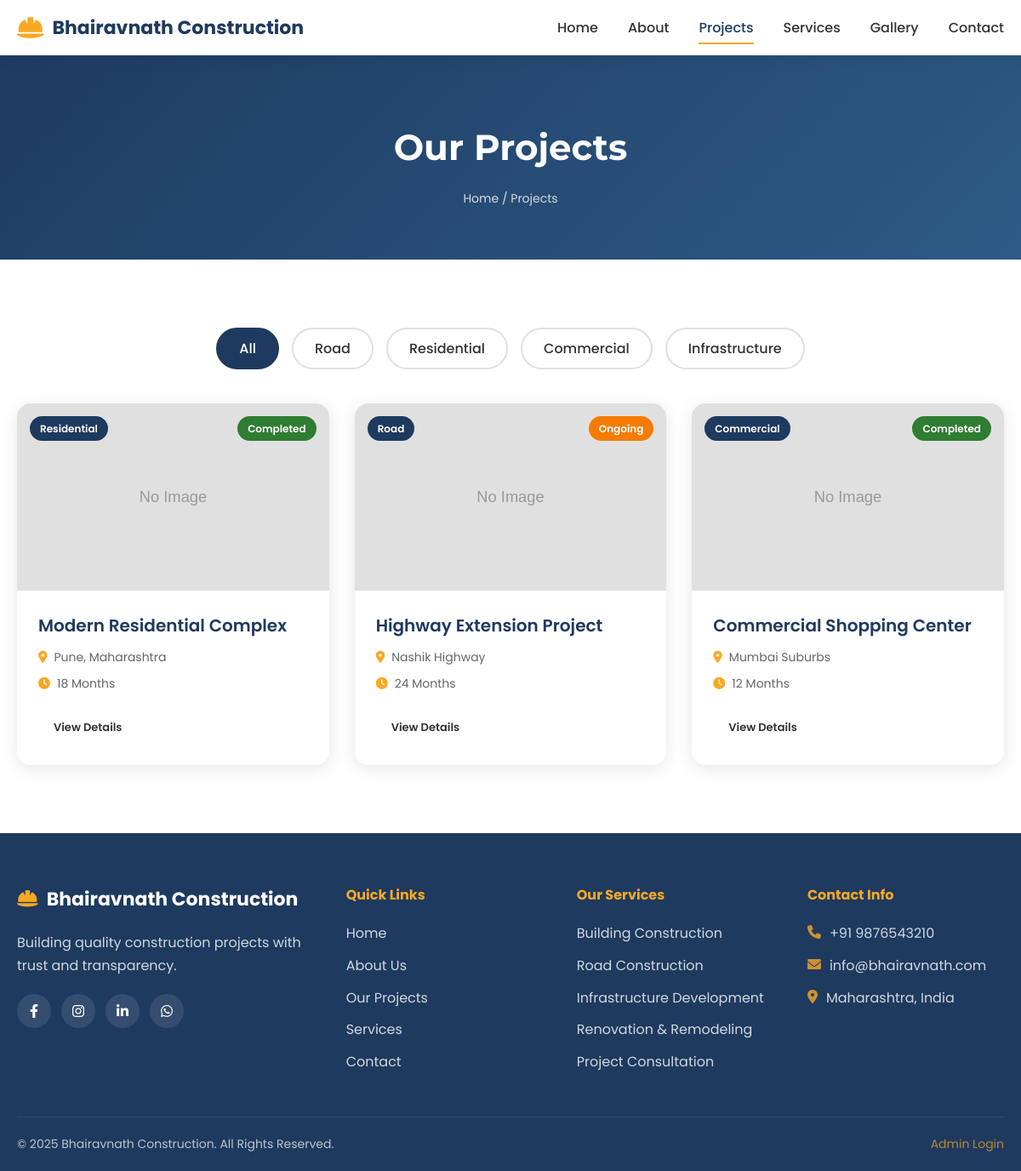
The app's page /projects.php with its own data.
### tables this page shows
CREATE TABLE IF NOT EXISTS projects (
    id INT AUTO_INCREMENT PRIMARY KEY,
    name VARCHAR(255) NOT NULL,
    project_type ENUM('Road', 'Residential', 'Commercial', 'Infrastructure') NOT NULL,
    location VARCHAR(255),
    duration VARCHAR(100),
    budget VARCHAR(100),
    description TEXT,
    status ENUM('Completed', 'Ongoing') DEFAULT 'Ongoing',
    is_published TINYINT(1) DEFAULT 1,
    created_at TIMESTAMP DEFAULT CURRENT_TIMESTAMP,
    updated_at TIMESTAMP DEFAULT CURRENT_TIMESTAMP ON UPDATE CURRENT_TIMESTAMP
);

CREATE TABLE IF NOT EXISTS services (
    id INT AUTO_INCREMENT PRIMARY KEY,
    name VARCHAR(255) NOT NULL,
    description TEXT,
    icon VARCHAR(100),
    image VARCHAR(255),
    is_active TINYINT(1) DEFAULT 1,
    created_at TIMESTAMP DEFAULT CURRENT_TIMESTAMP,
    updated_at TIMESTAMP DEFAULT CURRENT_TIMESTAMP ON UPDATE CURRENT_TIMESTAMP
);

### include/config.php (called while the page is built, shortened)
<?php
$is_replit = getenv('DATABASE_URL') !== false;
if ($is_replit) {
    $database_url = getenv('DATABASE_URL');
    $db_parts = parse_url($database_url);
    $db_host = $db_parts['host'];
    $db_port = $db_parts['port'] ?? 5432;
    $db_user = $db_parts['user'];
    $db_pass = $db_parts['pass'];
    $db_name = ltrim($db_parts['path'], '/');
    try {
        $pdo = new PDO(
            "pgsql:host=$db_host;port=$db_port;dbname=$db_name",
            $db_user,
            $db_pass,
            [PDO::ATTR_ERRMODE => PDO::ERRMODE_EXCEPTION]
        );
        $use_pdo = true;
        $con = null;
    } catch (PDOException $e) {
        $use_pdo = false;
        $con = null;
        $pdo = null;
    }
} else {
    $db_host = "localhost";
    $db_user = "root";
    $db_pass = "";
    $db_name = "bhairavnath_construction";
    $con = @mysqli_connect($db_host, $db_user, $db_pass, $db_name);
    $use_pdo = false;
    $pdo = null;
    if ($con) {
        mysqli_set_charset($con, "utf8mb4");
    }
}
function isLoggedIn() {
    return isset($_SESSION['admin_id']);
}
function db_query($query) {
    global $con, $pdo, $use_pdo;
    if ($use_pdo) {
        try {
            return $pdo->query($query);
        } catch (PDOException $e) {
            return false;
        }
    } elseif ($con) {
        return mysqli_query($con, $query);
    }
    return false;
}
function db_fetch($result) {
    global $use_pdo;
    if ($use_pdo) {
        return $result->fetch(PDO::FETCH_ASSOC);
    } else {
        return mysqli_fetch_assoc($result);
    }
}
function getAdmin() {
    return null;
}
?>

### projects.php (the view, shortened to what this page needs)
<?php include 'include/config.php';
$filter = isset($_GET['type']) ? sanitize($_GET['type']) : '';
$where = "WHERE is_published = 1";
?>
<!DOCTYPE html>
<html lang="en">
<head>
    <link href="https://cdnjs.cloudflare.com/ajax/libs/font-awesome/6.0.0/css/all.min.css" rel="stylesheet">
    <link href="assets/css/style.css" rel="stylesheet">
</head>
<body>
    <?php include 'include/header.php'; ?>
    <section class="page-banner">
        <div class="container">
            <h1>Our Projects</h1>
            <nav class="breadcrumb">
                <a href="index.php">Home</a> / <span>Projects</span>
            </nav>
        </div>
    </section>
    <section class="section projects-page">
        <div class="container">
            <div class="filter-buttons">
                <a href="projects.php" class="filter-btn <?php echo !$filter ? 'active' : ''; ?>">All</a>
                <a href="?type=Road" class="filter-btn <?php echo $filter == 'Road' ? 'active' : ''; ?>">Road</a>
                <a href="?type=Residential" class="filter-btn <?php echo $filter == 'Residential' ? 'active' : ''; ?>">Residential</a>
                <a href="?type=Commercial" class="filter-btn <?php echo $filter == 'Commercial' ? 'active' : ''; ?>">Commercial</a>
                <a href="?type=Infrastructure" class="filter-btn <?php echo $filter == 'Infrastructure' ? 'active' : ''; ?>">Infrastructure</a>
            </div>
            <div class="projects-grid">
                <?php
                $result = db_query("SELECT p.*, (SELECT image_path FROM project_images WHERE project_id = p.id LIMIT 1) as image
                                    FROM projects p $where ORDER BY created_at DESC");
                while ($project = db_fetch($result)):
                ?>
                <div class="project-card">
                    <div class="project-image">
                        <img src="<?php echo $project['image'] ?: 'assets/images/placeholder.svg'; ?>" alt="<?php echo $project['name']; ?>">
                        <span class="project-type"><?php echo $project['project_type']; ?></span>
                        <span class="project-status <?php echo strtolower($project['status']); ?>"><?php echo $project['status']; ?></span>
                    </div>
                    <div class="project-info">
                        <h3><?php echo $project['name']; ?></h3>
                        <p class="project-location"><i class="fas fa-map-marker-alt"></i> <?php echo $project['location']; ?></p>
                        <p class="project-duration"><i class="fas fa-clock"></i> <?php echo $project['duration']; ?></p>
                        <a href="project-detail.php?id=<?php echo $project['id']; ?>" class="btn btn-small">View Details</a>
                    </div>
                </div>
                <?php
                endwhile;
                ?>
            </div>
        </div>
    </section>
    <?php include 'include/footer.php'; ?>
</body>
</html>

### include/header.php (shortened to what this page needs)
<?php
$current_page = basename($_SERVER['PHP_SELF']);
?>
<header class="main-header">
    <div class="container">
        <a href="index.php" class="logo">
            <i class="fas fa-hard-hat"></i>
            <span><?php echo SITE_NAME; ?></span>
        </a>
        <nav class="main-nav">
            <ul class="nav-list">
                <li><a href="index.php" class="<?php echo $current_page == 'index.php' ? 'active' : ''; ?>">Home</a></li>
                <li><a href="about.php" class="<?php echo $current_page == 'about.php' ? 'active' : ''; ?>">About</a></li>
                <li><a href="projects.php" class="<?php echo in_array($current_page, ['projects.php', 'project-detail.php']) ? 'active' : ''; ?>">Projects</a></li>
                <li><a href="services.php" class="<?php echo $current_page == 'services.php' ? 'active' : ''; ?>">Services</a></li>
                <li><a href="gallery.php" class="<?php echo $current_page == 'gallery.php' ? 'active' : ''; ?>">Gallery</a></li>
                <li><a href="contact.php" class="<?php echo $current_page == 'contact.php' ? 'active' : ''; ?>">Contact</a></li>
            </ul>
        </nav>
    </div>
</header>

### include/footer.php
<?php $admin = getAdmin(); ?>
<footer class="main-footer">
    <div class="container">
        <div class="footer-grid">
            <div class="footer-col">
                <h3><i class="fas fa-hard-hat"></i> <?php echo SITE_NAME; ?></h3>
                <p><?php echo substr($admin['about'] ?? 'Building quality construction projects with trust and transparency.', 0, 150); ?></p>
                <div class="social-links">
                    <a href="#"><i class="fab fa-facebook-f"></i></a>
                    <a href="#"><i class="fab fa-instagram"></i></a>
                    <a href="#"><i class="fab fa-linkedin-in"></i></a>
                    <a href="#"><i class="fab fa-whatsapp"></i></a>
                </div>
            </div>
            <div class="footer-col">
                <h4>Quick Links</h4>
                <ul>
                    <li><a href="index.php">Home</a></li>
                    <li><a href="about.php">About Us</a></li>
                    <li><a href="projects.php">Our Projects</a></li>
                    <li><a href="services.php">Services</a></li>
                    <li><a href="contact.php">Contact</a></li>
                </ul>
            </div>
            <div class="footer-col">
                <h4>Our Services</h4>
                <ul>
                    <?php
                    $services = db_query("SELECT name FROM services WHERE is_active = 1 LIMIT 5");
                    while ($s = db_fetch($services)):
                    ?>
                    <li><a href="services.php"><?php echo $s['name']; ?></a></li>
                    <?php endwhile; ?>
                </ul>
            </div>
            <div class="footer-col">
                <h4>Contact Info</h4>
                <ul class="contact-info">
                    <li><i class="fas fa-phone"></i> <?php echo $admin['phone'] ?? '+91 9876543210'; ?></li>
                    <li><i class="fas fa-envelope"></i> <?php echo $admin['email'] ?? 'info@bhairavnath.com'; ?></li>
                    <li><i class="fas fa-map-marker-alt"></i> <?php echo $admin['address'] ?? 'Maharashtra, India'; ?></li>
                </ul>
            </div>
        </div>
        <div class="footer-bottom">
            <p>&copy; <?php echo date('Y'); ?> <?php echo SITE_NAME; ?>. All Rights Reserved.</p>
            <p><a href="admin/login.php">Admin Login</a></p>
        </div>
    </div>
</footer>

### records on screen
projects: project_type "Residential", status "Completed", name "Modern Residential Complex", location "Pune, Maharashtra", duration "18 Months"
projects: project_type "Road", status "Ongoing", name "Highway Extension Project", location "Nashik Highway", duration "24 Months"
projects: project_type "Commercial", status "Completed", name "Commercial Shopping Center", location "Mumbai Suburbs", duration "12 Months"
services: name "Building Construction"
services: name "Road Construction"
services: name "Infrastructure Development"
services: name "Renovation & Remodeling"
services: name "Project Consultation"

### other values on screen
SITE_NAME "Bhairavnath Construction"
$admin['phone'] "+91 9876543210"
$admin['email'] "info@bhairavnath.com"
$admin['address'] "Maharashtra, India"
